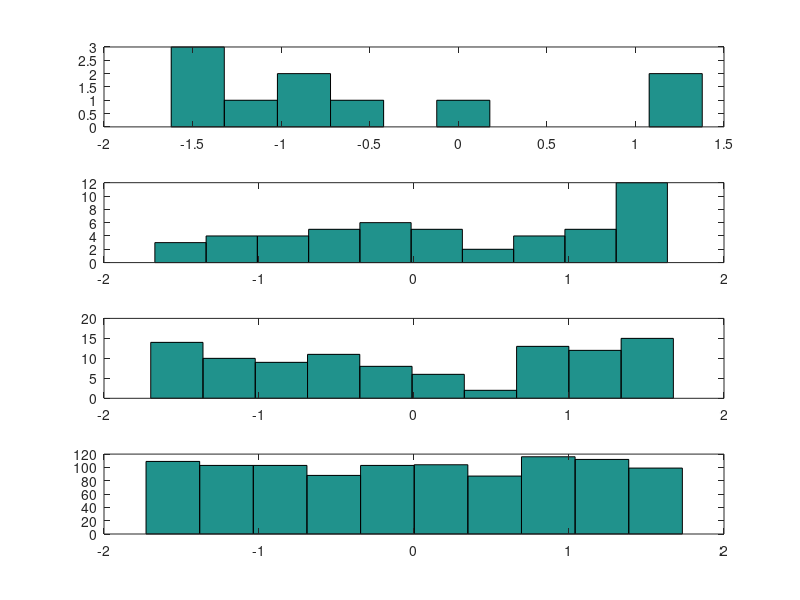

MATLAB code to generate this figure:
clear all
clc
###Variance (1/12)*(b-a)^2
###Mean (b+a)/2
##If a=0
variance=1;
a=0;
b=sqrt(variance*12)
v10=b*(0.5-rand(1,10));
v50=b*(0.5-rand(1,50));
v100=b*(0.5-rand(1,100));
v1024=b*(0.5-rand(1,1024));
sd10=std(v10);
sd50=std(v50);
sd100=std(v100);
sd1024=std(v1024);
m10=mean(v10);
m50=mean(v50);
m100=mean(v100);
m1024=mean(v1024);

m_v=[m10 m50 m100 m1024]
s_d=[sd10 sd50 sd100 sd1024]

subplot (4, 1, 1)
hist(v10);
subplot (4, 1, 2)
hist(v50);
subplot (4, 1, 3)
hist(v100)
subplot (4, 1, 4)
hist(v1024);
